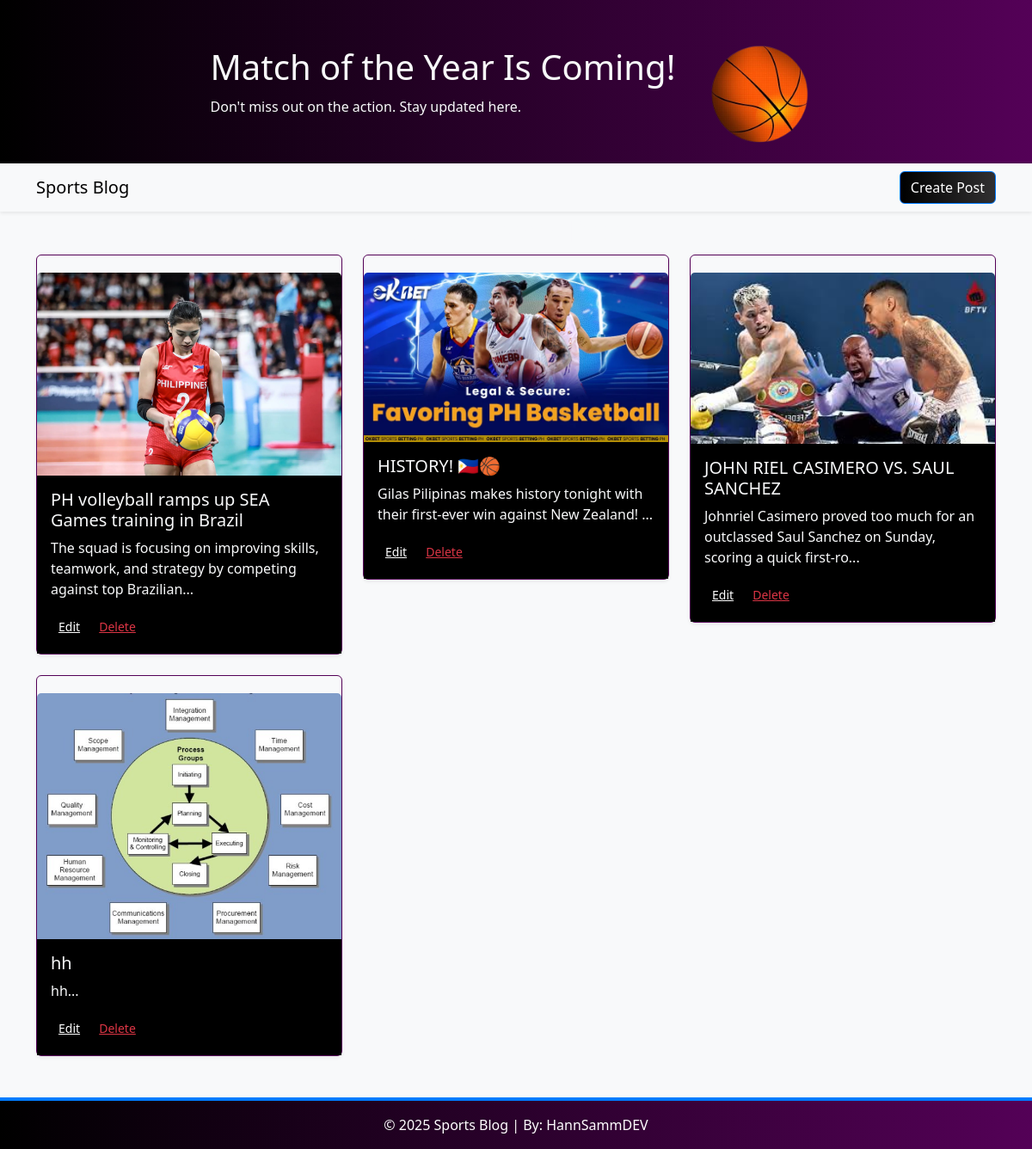
The page / on the database its author committed.
### tables this page shows
CREATE TABLE post (
	id INTEGER NOT NULL, 
	title VARCHAR(100) NOT NULL, 
	content TEXT NOT NULL, 
	image VARCHAR(100), 
	PRIMARY KEY (id)
);

### app.py (the view)
@app.route("/")
def home():
    conn = get_db_connection()
    posts = conn.execute("SELECT * FROM post").fetchall()
    conn.close()
    return render_template("home.html", posts=posts)

### app.py (called while the page is built)
def get_db_connection():
    conn = sqlite3.connect(DATABASE)
    conn.row_factory = sqlite3.Row
    return conn

### templates/home.html (shortened to what this page needs)
{% extends "layout.html" %}
{% block content %}
    <h2 class="text-center">Latest Sports Posts</h2>
    <div class="row">
        {% for post in posts %}
        <div class="col-md-4">
            <div class="card mb-4 bg-light shadow-sm" style="border-color:  rgb(84, 1, 87);">
                {% if post.image %}
                <img src="{{ url_for('static', filename='images/' + post.image) }}"  class="card-img-top" alt="Post Image">
                {% endif %}
                <div class="card-body " style="background-color: black;">
                    <h5 class="card-title">{{ post.title }}</h5>
                    <p class="card-text">{{ post.content[:100] }}...</p>
                    <a href="{{ url_for('update_post', post_id=post.id) }}" class="btn btn-link btn-sm text-white" >Edit</a>
                    <a href="{{ url_for('delete_post', post_id=post.id) }}" class="btn btn-link text-danger btn-sm">Delete</a>
                </div>
            </div>
        </div>
        {% endfor %}
    </div>
{% endblock %}

### templates/layout.html (shortened to what this page needs)
<!DOCTYPE html>
<html lang="en">
<head>
    <link href="https://cdn.jsdelivr.net/npm/bootstrap@5.3.0/dist/css/bootstrap.min.css" rel="stylesheet">
</head>
<body class=" bg-light">
    <div class="hero d-flex align-items-center justify-content-center" style="padding: 10px;background: linear-gradient(to right, black, rgb(84, 1, 87));
">
        <div>
            <h1 style="margin-bottom: 10px;">Match of the Year Is Coming!</h1>
            <p style="margin-bottom: 0;">Don't miss out on the action. Stay updated here.</p>
        </div>
        <img src="{{ url_for('static', filename='images/image.png') }}" alt="Featured Image"
            style="max-width: 150px; height: auto; margin-left: 20px;">
    </div>
    <nav class="navbar navbar-light bg-light shadow-sm sticky-top">
        <div class="container">
            <a class="navbar-brand" href="{{ url_for('home') }}">Sports Blog</a>
            <a class="btn btn-primary" href="{{ url_for('create_post') }}"
                style="background: linear-gradient(to right, black, rgb(49, 48, 49))">Create Post</a>
        </div>
    </nav>
    <div class="container mt-1">
        {% block content %}{% endblock %}
    </div>
    <footer class="text-center py-3 mt-4" style="background: linear-gradient(to right, black, rgb(84, 1, 87));">
        &copy; 2025 Sports Blog | By: HannSammDEV
    </footer>
</body>
</html>

### rows shown on the page
post: image (picture), title "PH volleyball ramps up SEA Games training in Brazil", content "The squad is focusing on improving skills, teamwork, and strategy by competing against top Brazilian"
post: image (picture), title "HISTORY! 🇵🇭🏀", content "Gilas Pilipinas makes history tonight with their first-ever win against New Zealand!"
post: image (picture), title "JOHN RIEL CASIMERO VS. SAUL SANCHEZ", content "Johnriel Casimero proved too much for an outclassed Saul Sanchez on Sunday, scoring a quick first-ro"
post: image (picture), title "hh", content "hh"
